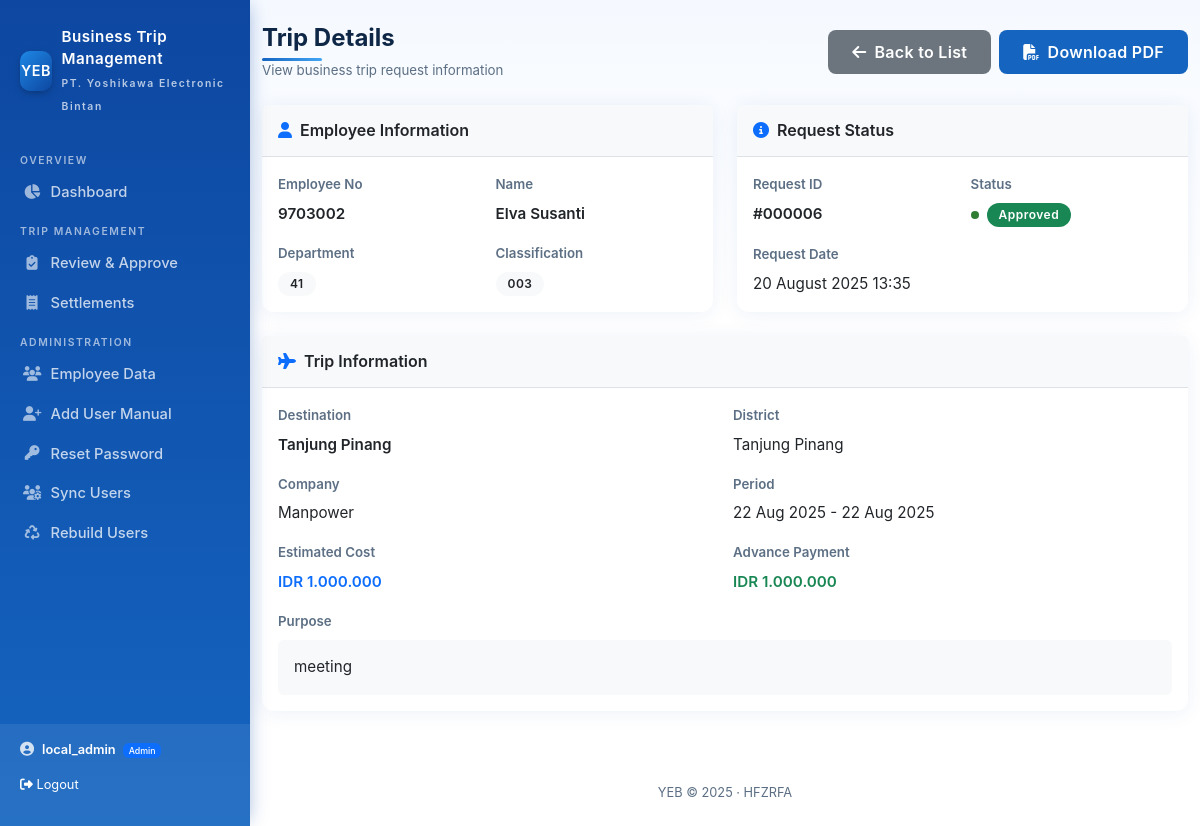
Screenshot of /index.php?page=trips/view&id=6 (signed in) with the database file from the repository.
### tables this page shows
CREATE TABLE `trips` (
  `id` int NOT NULL,
  `employee_id` int NOT NULL,
  `employee_source` enum('local','japan') NOT NULL DEFAULT 'local',
  `emp_no` varchar(30) DEFAULT NULL,
  `emp_name` varchar(255) DEFAULT NULL,
  `emp_department` varchar(255) DEFAULT NULL,
  `emp_description` varchar(255) DEFAULT NULL,
  `tujuan` varchar(200) NOT NULL,
  `destination_district` varchar(255) DEFAULT NULL,
  `destination_company` varchar(255) DEFAULT NULL,
  `tanggal` date NOT NULL,
  `period_from` date DEFAULT NULL,
  `period_to` date DEFAULT NULL,
  `biaya_estimasi` decimal(12,2) NOT NULL DEFAULT '0.00',
  `currency_entered` enum('IDR','SGN','YEN') DEFAULT 'IDR',
  `temp_payment_idr` decimal(12,2) DEFAULT '0.00',
  `temp_payment_sgn` decimal(12,2) DEFAULT '0.00',
  `temp_payment_yen` decimal(12,2) DEFAULT '0.00',
  `keperluan` text NOT NULL,
  `purpose` text,
  `data_for_collection` text,
  `status` enum('pending','approved','rejected','cancelled') NOT NULL DEFAULT 'pending',
  `created_at` datetime DEFAULT CURRENT_TIMESTAMP,
  `approved_at` datetime DEFAULT NULL
);

CREATE TABLE `employees` (
  `id` int NOT NULL,
  `EmpNo` varchar(20) NOT NULL,
  `Name` varchar(512) NOT NULL,
  `DeptCode` varchar(10) DEFAULT NULL,
  `ClasCode` varchar(10) DEFAULT NULL,
  `DestCode` varchar(10) DEFAULT NULL,
  `Sex` varchar(1) DEFAULT NULL,
  `Resigned` varchar(512) DEFAULT NULL,
  `GrpCode` varchar(10) DEFAULT NULL,
  `department_id` int DEFAULT NULL,
  `designation_id` int DEFAULT NULL,
  `created_at` timestamp NULL DEFAULT CURRENT_TIMESTAMP
);

### lib/helpers.php (called while the page is built, shortened)
<?php
function esc(?string $value): string {
    return htmlspecialchars($value ?? '', ENT_QUOTES, 'UTF-8');
}

### public/pages/trips/view.php (the view, shortened to what this page needs)
<?php
$id = (int)($_GET['id'] ?? 0);
$pdo = getPDO();
$stmt = $pdo->prepare("
    SELECT t.*,
           COALESCE(t.emp_name, e.Name) as employee_name,
           COALESCE(t.emp_no, e.EmpNo) as employee_empno,
           e.DeptCode, e.ClasCode, e.DestCode, e.Sex, e.GrpCode
    FROM trips t
    LEFT JOIN employees e ON e.id = t.employee_id
    WHERE t.id = ?
");
$stmt->execute([$id]);
$trip = $stmt->fetch(PDO::FETCH_ASSOC);
?>
<div class="content-section fade-in">
    <div class="d-flex justify-content-between align-items-center mb-4">
        <div>
            <h4 class="mb-2">Trip Details</h4>
            <p class="text-muted mb-0 small">View business trip request information</p>
        </div>
        <div class="btn-action-group">
            <a href="index.php?page=trips/index" class="btn btn-secondary btn-modern">
                <i class="fas fa-arrow-left me-2"></i>Back to List
            </a>
            <?php if($trip['status'] === 'approved'): ?>
                <a href="index.php?page=trips/pdf&id=<?= $trip['id'] ?>" class="btn btn-primary btn-modern" target="_blank">
                    <i class="fas fa-file-pdf me-2"></i>Download PDF
                </a>
            <?php endif; ?>
        </div>
    </div>
    <div class="row g-4">
        <div class="col-lg-6">
            <div class="card card-clean border-0">
                <div class="card-header bg-light border-bottom py-3">
                    <h6 class="mb-0 fw-semibold">
                        <i class="fas fa-user text-primary me-2"></i>Employee Information
                    </h6>
                </div>
                <div class="card-body">
                    <div class="row g-3">
                        <div class="col-6">
                            <label class="form-label small fw-semibold text-muted">Employee No</label>
                            <div class="fw-semibold"><?= esc($trip['employee_empno']) ?></div>
                        </div>
                        <div class="col-6">
                            <label class="form-label small fw-semibold text-muted">Name</label>
                            <div class="fw-semibold"><?= esc($trip['employee_name']) ?></div>
                        </div>
                        <?php if($trip['DeptCode']): ?>
                        <div class="col-6">
                            <label class="form-label small fw-semibold text-muted">Department</label>
                            <div><span class="badge badge-modern bg-light text-dark"><?= esc($trip['DeptCode']) ?></span></div>
                        </div>
                        <?php endif; ?>
                        <?php if($trip['ClasCode']): ?>
                        <div class="col-6">
                            <label class="form-label small fw-semibold text-muted">Classification</label>
                            <div><span class="badge badge-modern bg-light text-dark"><?= esc($trip['ClasCode']) ?></span></div>
                        </div>
                        <?php endif; ?>
                    </div>
                </div>
            </div>
        </div>
        <div class="col-lg-6">
            <div class="card card-clean border-0">
                <div class="card-header bg-light border-bottom py-3">
                    <h6 class="mb-0 fw-semibold">
                        <i class="fas fa-info-circle text-primary me-2"></i>Request Status
                    </h6>
                </div>
                <div class="card-body">
                    <div class="row g-3">
                        <div class="col-6">
                            <label class="form-label small fw-semibold text-muted">Request ID</label>
                            <div class="fw-semibold">#<?= str_pad($trip['id'], 6, '0', STR_PAD_LEFT) ?></div>
                        </div>
                        <div class="col-6">
                            <label class="form-label small fw-semibold text-muted">Status</label>
                            <div>
                                <?php
                                $statusClass = match($trip['status']) {
                                    'approved' => 'status-active',
                                    'pending' => 'status-pending',
                                    default => 'status-inactive'
                                };
                                $badgeClass = match($trip['status']) {
                                    'approved' => 'bg-success',
                                    'pending' => 'bg-warning',
                                    'rejected' => 'bg-danger',
                                    'cancelled' => 'bg-dark',
                                    default => 'bg-secondary'
                                };
                                ?>
                                <span class="status-indicator <?= $statusClass ?>">
                                    <span class="badge badge-modern <?= $badgeClass ?> text-white">
                                        <?= ucfirst($trip['status']) ?>
                                    </span>
                                </span>
                            </div>
                        </div>
                        <div class="col-12">
                            <label class="form-label small fw-semibold text-muted">Request Date</label>
                            <div><?= date('d F Y H:i', strtotime($trip['created_at'])) ?></div>
                        </div>
                    </div>
                </div>
            </div>
        </div>
        <div class="col-12">
            <div class="card card-clean border-0">
                <div class="card-header bg-light border-bottom py-3">
                    <h6 class="mb-0 fw-semibold">
                        <i class="fas fa-plane text-primary me-2"></i>Trip Information
                    </h6>
                </div>
                <div class="card-body">
                    <div class="row g-3">
                        <div class="col-lg-6">
                            <label class="form-label small fw-semibold text-muted">Destination</label>
                            <div class="fw-semibold"><?= esc($trip['tujuan']) ?></div>
                        </div>
                        <?php if(!empty($trip['destination_district'])): ?>
                        <div class="col-lg-6">
                            <label class="form-label small fw-semibold text-muted">District</label>
                            <div><?= esc($trip['destination_district']) ?></div>
                        </div>
                        <?php endif; ?>
                        <?php if(!empty($trip['destination_company'])): ?>
                        <div class="col-lg-6">
                            <label class="form-label small fw-semibold text-muted">Company</label>
                            <div><?= esc($trip['destination_company']) ?></div>
                        </div>
                        <?php endif; ?>
                        <?php if(!empty($trip['period_from']) && !empty($trip['period_to'])): ?>
                        <div class="col-lg-6">
                            <label class="form-label small fw-semibold text-muted">Period</label>
                            <div><?= date('d M Y', strtotime($trip['period_from'])) ?> - <?= date('d M Y', strtotime($trip['period_to'])) ?></div>
                        </div>
                        <?php endif; ?>
                        <div class="col-lg-6">
                            <label class="form-label small fw-semibold text-muted">Estimated Cost</label>
                            <div class="fw-semibold text-primary">IDR <?= number_format($trip['biaya_estimasi'], 0, ',', '.') ?></div>
                        </div>
                        <?php if(!empty($trip['temp_payment_idr'])): ?>
                        <div class="col-lg-6">
                            <label class="form-label small fw-semibold text-muted">Advance Payment</label>
                            <div class="fw-semibold text-success">IDR <?= number_format($trip['temp_payment_idr'], 0, ',', '.') ?></div>
                        </div>
                        <?php endif; ?>
                        <?php if(!empty($trip['purpose'])): ?>
                        <div class="col-12">
                            <label class="form-label small fw-semibold text-muted">Purpose</label>
                            <div class="p-3 bg-light rounded"><?= esc($trip['purpose']) ?></div>
                        </div>
                        <?php endif; ?>
                    </div>
                </div>
            </div>
        </div>
    </div>
</div>

### public/assets/css/theme.css (style rules this page uses)
:root { --btms-primary-darker: #0d47a1; --btms-primary: #1565c0; --btms-primary-light: #1e88e5; --btms-accent: #42a5f5; --btms-bg-soft: #f5f9ff; --btms-bg-lighter: #e3f2fd; --btms-border: #d9e4f2; --btms-text-dark: #0f2747; --btms-text-muted: #5c6f84; --btms-danger: #e53935; --btms-success: #2e7d32; --btms-warning: #ffb300; --btms-radius-sm: 0.4rem; --btms-radius: 0.6rem; }
html, body { height: 100%; }
body { background: linear-gradient(180deg, var(--btms-bg-soft), #ffffff 180px); color: var(--btms-text-dark); font-family: "Inter", system-ui, -apple-system, "Segoe UI", Roboto, Arial, sans-serif; font-size: 0.95rem; }
body, body * { user-select: none; -webkit-user-select: none; -ms-user-select: none; }
.card { border: 1px solid var(--btms-border); border-radius: var(--btms-radius); }
.card.border-0 { border: 0; }
.btn { border-radius: var(--btms-radius-sm); font-weight: 500; }
.btn-primary { background: var(--btms-primary); border-color: var(--btms-primary); }
.badge { font-weight: 500; }
.text-muted { color: var(--btms-text-muted) !important; }
.btms-footer { font-size: 0.8rem; color: var(--btms-text-muted); padding: 1.5rem 0 0; margin-top: 3rem; text-align: center; }
body.btms-has-sidebar { overflow-x: hidden; }
.card-clean { border: 1px solid rgba(30, 136, 229, 0.1); border-radius: 12px; box-shadow: 0 2px 20px rgba(13, 71, 161, 0.08); transition: box-shadow 0.3s ease, transform 0.2s ease; }
.btn-modern { padding: 10px 24px; border-radius: 8px; font-weight: 600; letter-spacing: 0.3px; transition: all 0.3s ease; border: none; }
.badge-modern { padding: 6px 12px; border-radius: 20px; font-size: 0.75rem; font-weight: 600; letter-spacing: 0.5px; }
.fade-in { animation: fadeIn 0.5s ease-in; }
.content-section { margin-bottom: 2rem; }
.content-section h4 { color: var(--btms-text-dark); font-weight: 700; margin-bottom: 1.5rem; position: relative; }
.content-section h4::after { content: ""; position: absolute; bottom: -8px; left: 0; width: 60px; height: 3px; background: linear-gradient(90deg, var(--btms-primary), var(--btms-accent)); border-radius: 2px; }
.btn-action-group { display: flex; gap: 0.5rem; flex-wrap: wrap; }
.status-indicator { position: relative; display: inline-flex; align-items: center; gap: 0.5rem; }
.status-indicator::before { content: ""; width: 8px; height: 8px; border-radius: 50%; animation: pulse 2s infinite; }
.status-indicator.status-active::before { background-color: var(--btms-success); }

### public/partials/header.php (style rules this page uses)
body { padding-bottom: 40px }

### rows the page displays
trips: employee.DeptCode "41", employee.ClasCode "003", id "000006", status "Approved", created_at "20 August 2025 13:35", tujuan "Tanjung Pinang", destination_district "Tanjung Pinang", destination_company "Manpower", period_from "22 Aug 2025", period_to "22 Aug 2025", biaya_estimasi "1.000.000", temp_payment_idr "1.000.000", purpose "meeting"

### other values shown
$user['username'] "local_admin"
$user['role'] "Admin"
$trip['employee_empno'] "9703002"
$trip['employee_name'] "Elva Susanti"
base64_decode('CQk8ZGl2IGNsYXNzPSJidG1zLWZvb3RlciI+WUVCICZjb3B5OyA=') "YEB ©"
base64_decode('ICZtaWRkb3Q7IEhGWlJGQTwvZGl2Pg==') "· HFZRFA"
